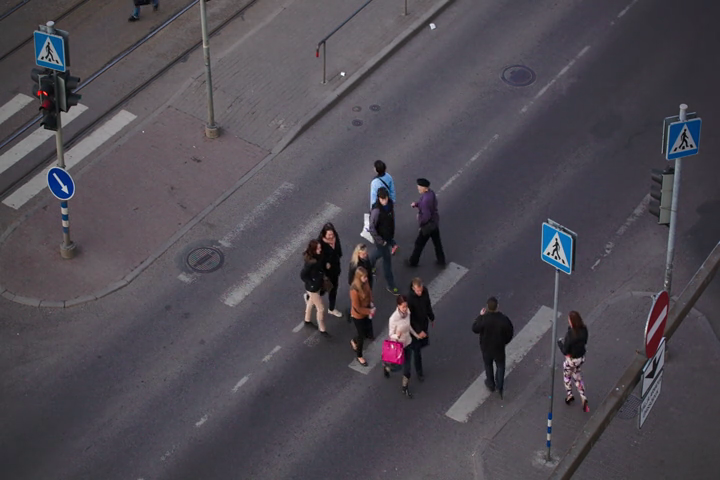
#> input picture frame 90 of Data/street_compressed.mp4, 720 x 480 px, given in place of highway.avi, which was not available
$ jupyter execute --allow-errors stocks.ipynb
#> lines starting #> are read from the running program, lines starting #| are printed output that depends on the picture; pictures that were not available may be replaced by others from this repository, and a replacement may not be noted
[cell 1]
# Import libraries
import numpy as np
import matplotlib.pyplot as plt
import cv2
import time
from scipy.sparse.linalg import svds

[cell 2]
# Load the data
cap = cv2.VideoCapture("highway.avi")
init_frame = 90
cap.set(cv2.CAP_PROP_POS_FRAMES, init_frame)

num_frames = 30
frames = []
num_channels = 3
frame_num = 0

for i in range(num_frames):
    ret, frame = cap.read()
    if not ret:
        break
    frame_num += 1
    frames.append(frame)
#> this loop made 30 passes
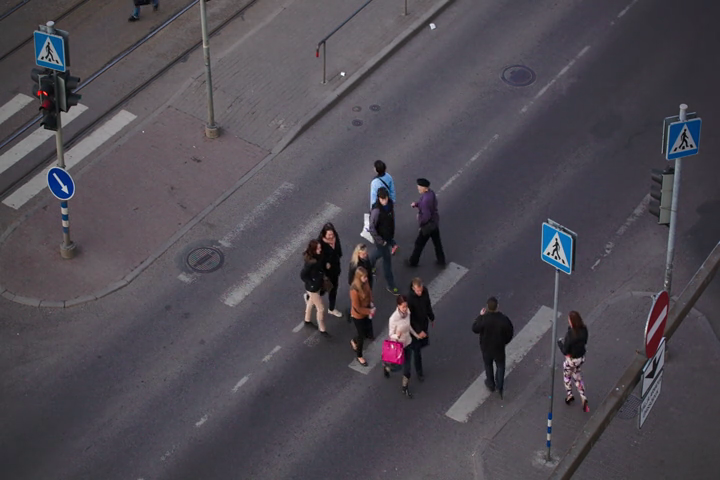
#> input picture frame 90 of Data/street_compressed.mp4, 720 x 480 px, given in place of highway.avi, which was not available
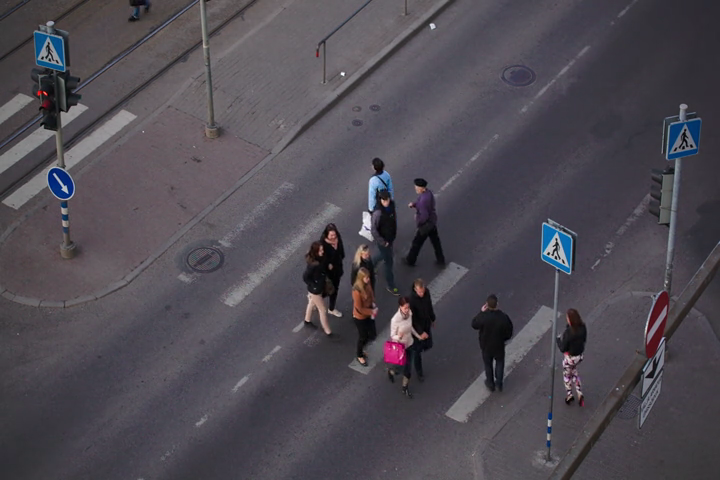
#> input picture frame 91 of Data/street_compressed.mp4, 720 x 480 px, given in place of highway.avi, which was not available
#> after the loop, frame_num = 30; frames = 30 items

cap.release()
num_frames = frame_num
#> num_frames = 30

[cell 3]
# Initialize variables
n, m, _ = frames[0].shape
#> n = 480; m = 720

# Flatten the frame
max_val = np.max(np.abs(frames))
#> max_val = 255
D = np.zeros((n*m*num_channels, num_frames))

for i in range(num_frames):
    D[:, i] = frames[i].flatten()
D = D/max_val

# Add noise
np.random.seed(0)
noise_level = 0.0
D = D + noise_level*np.random.randn(D.shape[0], D.shape[1])

# Sanity check
print(D.shape)
#| (1036800, 30)
print(np.max(D))
#| 1.0

[cell 4]
U, S, V = np.linalg.svd(D, full_matrices=False)
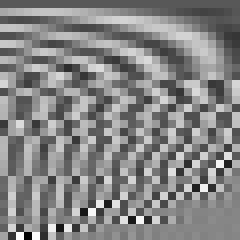
#> V: shape (30, 30) float64 (shown 8 times larger); min -0.518, max 0.462, mean -0.00612; drawn with min black and max white
#> S = 30 values, max 1771.8 at index 0, min 15.33 at index 29, mean 95.81
print(np.dot(U, S))
#> (printed output is left out)

[cell 5]
def algorithm_run(D, lamda, mu, error_tol = 1e-8, max_iter = 100, print_every = 10):
    L = np.zeros(D.shape)
    S = np.zeros(D.shape)
    Y = np.zeros(D.shape)

    iter = 0
    error = np.inf
    mu_inv = 1/mu

    # Solve for L and S
    while error > error_tol and iter < max_iter:
        # L update
        U, s, V = np.linalg.svd(D - S + mu_inv*Y, full_matrices=False)
        # Threshold singular values
        s = np.sign(s)*np.maximum(np.abs(s) - mu, 0)
        L = np.dot(U, np.dot(np.diag(s), V))

        # S update
        M = D - L + mu_inv*Y
        S = np.sign(M)*np.maximum(np.abs(M) - mu*lamda, 0)

        # Y update
        Y = Y + mu*(D - L - S)

        # Error
        error = np.linalg.norm(D - L - S, 'fro')/np.linalg.norm(D, 'fro')
        cvx_error = np.linalg.norm(L, 'nuc') + lamda*np.linalg.norm(S.flatten(), 1)
        iter += 1
        if iter % print_every == 0:
            print(f"Iteration {iter}, error = {cvx_error}", \
                  f"L rank = {np.linalg.matrix_rank(L)}, S l1 = {np.linalg.norm(S.flatten(), 1)}")

    return L, S, cvx_error

[cell 6]
# Cross-validation ranges for hyper-parameters
lambdas = np.logspace(-3, 3, 7)
mus = np.logspace(-3, 1, 4) # [m*n/(4*np.linalg.norm(D, 1))]

# Hyper-parameter tuning
best_error = np.inf
best_lambda = 0
best_mu = 0
#> (the rest of this cell did not finish here and is left out)

[cell 7]
# Run the algorithm with the best hyper-parameters
print("Running the algorithm with the best hyper-parameters", best_lambda, best_mu)
#> (the rest of this cell did not finish here and is left out)

$ run again, starting later in the video
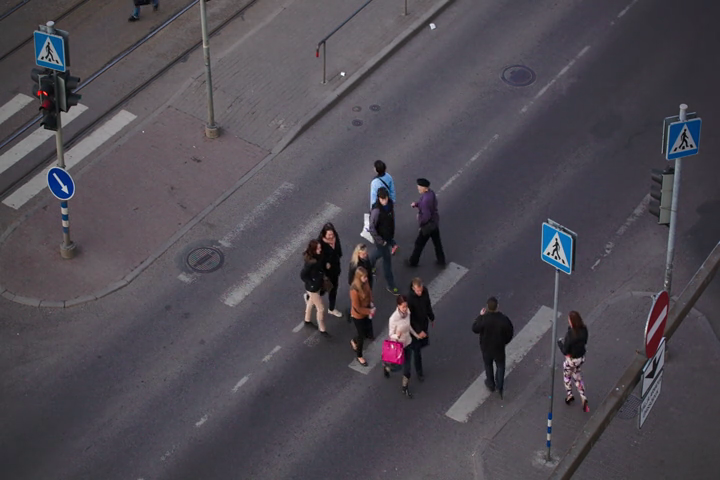
#> input picture frame 90 of Data/street_compressed.mp4, 720 x 480 px, given in place of highway.avi, which was not available
#> the loop `for i in range(num_frames):` made 30 passes
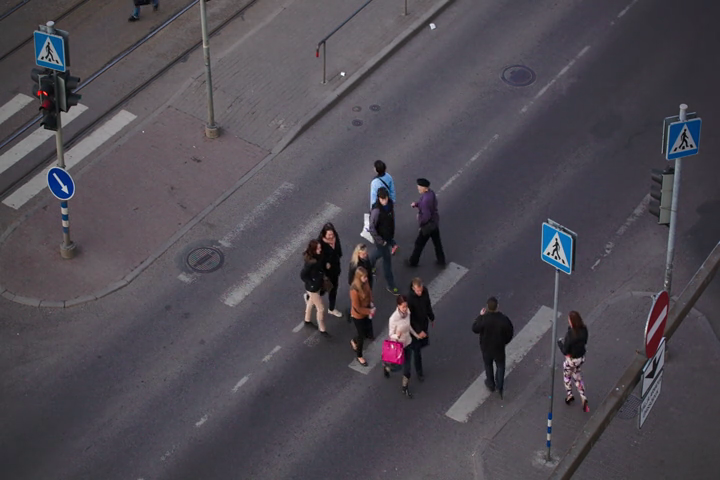
#> input picture frame 90 of Data/street_compressed.mp4, 720 x 480 px, given in place of highway.avi, which was not available
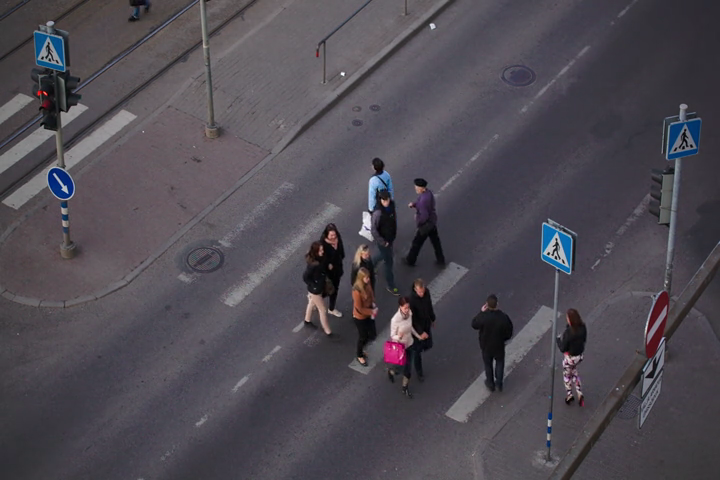
#> input picture frame 91 of Data/street_compressed.mp4, 720 x 480 px, given in place of highway.avi, which was not available
#> after the loop `for i in range(num_frames):`: frame_num = 30; frames = 30 items
#> num_frames = 30
#> max_val = 255
#| (1036800, 30)
#| 1.0
#> S = 30 values, max 1771.8 at index 0, min 15.33 at index 29, mean 95.81
#> (printed output is left out)

$ run again, starting later in the video
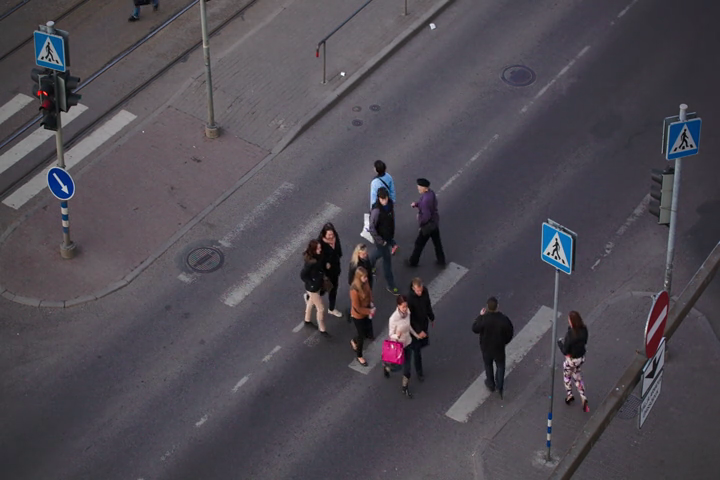
#> input picture frame 90 of Data/street_compressed.mp4, 720 x 480 px, given in place of highway.avi, which was not available
#> the loop `for i in range(num_frames):` made 30 passes
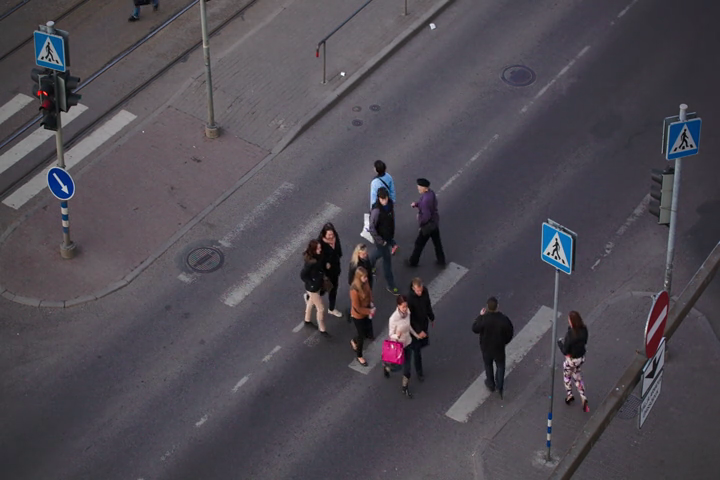
#> input picture frame 90 of Data/street_compressed.mp4, 720 x 480 px, given in place of highway.avi, which was not available
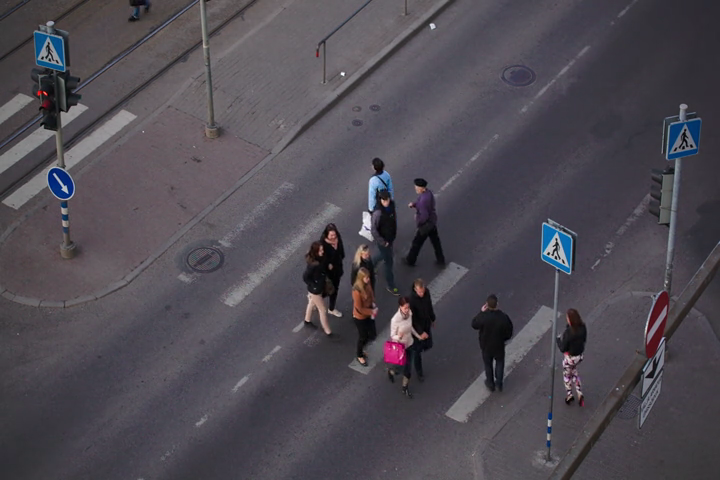
#> input picture frame 91 of Data/street_compressed.mp4, 720 x 480 px, given in place of highway.avi, which was not available
#> after the loop `for i in range(num_frames):`: frame_num = 30; frames = 30 items
#> num_frames = 30
#> max_val = 255
#| (1036800, 30)
#| 1.0
#> S = 30 values, max 1771.8 at index 0, min 15.33 at index 29, mean 95.81
#> (printed output is left out)
